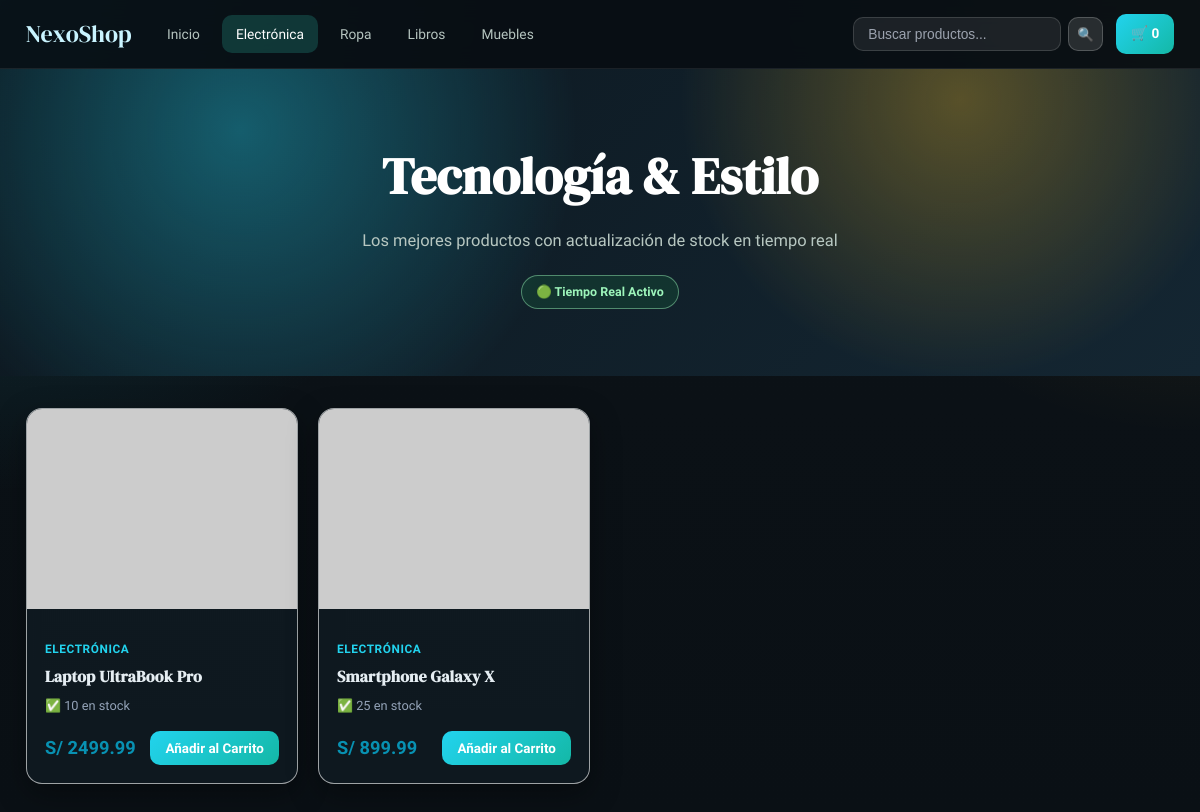
/store?category=Electrónica, run on an earlier commit of the app's database.
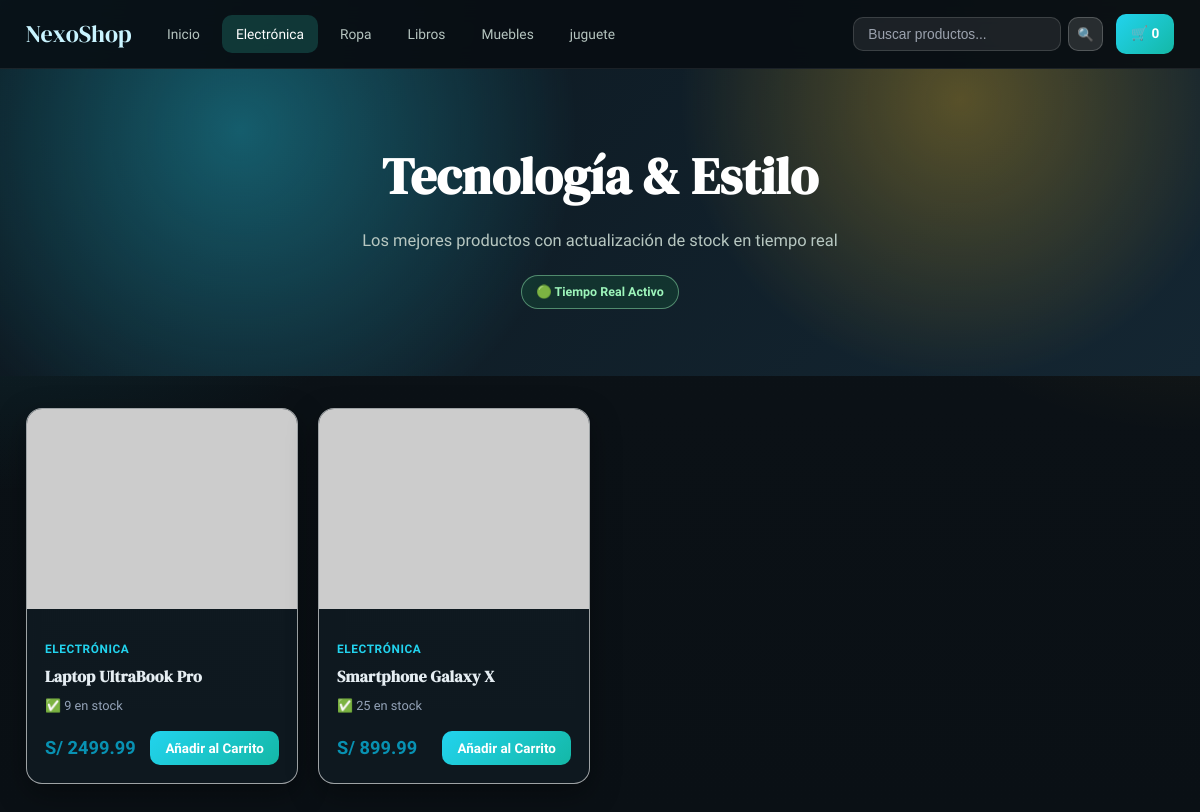
And on a later commit of the database.
### models.py (models this page shows, shortened)
class Product(db.Model):
    __tablename__ = 'products'
    id = db.Column(db.Integer, primary_key=True)
    sku = db.Column(db.String(50), unique=True, nullable=False)
    name = db.Column(db.String(200), nullable=False)
    category = db.Column(db.String(100), default='General')
    price = db.Column(db.Float, nullable=False, default=0.0)
    stock = db.Column(db.Integer, nullable=False, default=0)
    description = db.Column(db.Text, default='')
    image_url = db.Column(db.String(500), default='')
    created_at = db.Column(db.DateTime, default=datetime.utcnow)
    updated_at = db.Column(db.DateTime, default=datetime.utcnow, onupdate=datetime.utcnow)

### app.py (the view)
@app.route('/store')
def store_home():
    category = request.args.get('category', '')
    search = request.args.get('search', '')
    query = Product.query
    if category:
        query = query.filter_by(category=category)
    if search:
        query = query.filter(Product.name.ilike(f'%{search}%'))
    products = query.order_by(Product.id).all()
    categories = db.session.query(Product.category).distinct().all()
    categories = [c[0] for c in categories]
    return render_template('store/home.html',
                           products=products,
                           categories=categories,
                           current_category=category,
                           search_query=search)

### app.py (called while the page is built, shortened)
def current_admin_user():
    return session.get('admin_user', 'anonymous')

def current_admin_role():
    return session.get('admin_role', 'guest')

def ensure_csrf_token():
    token = session.get('csrf_token')
    if not token:
        token = secrets.token_hex(16)
        session['csrf_token'] = token
    return token

@app.context_processor
def inject_session_context():
    return {
        'csrf_token': ensure_csrf_token(),
        'admin_role': current_admin_role(),
        'admin_user': current_admin_user()
    }

@app.before_request
def enforce_admin_csrf():
    return None

@app.after_request
def set_security_headers(response):
    response.headers['X-Content-Type-Options'] = 'nosniff'
    response.headers['X-Frame-Options'] = 'SAMEORIGIN'
    response.headers['Referrer-Policy'] = 'strict-origin-when-cross-origin'
    response.headers['X-XSS-Protection'] = '1; mode=block'
    csp = "default-src 'self' https: data: 'unsafe-inline' 'unsafe-eval'"
    response.headers['Content-Security-Policy'] = csp
    return response

### templates/store/home.html (shortened to what this page needs)
<!DOCTYPE html>
<html lang="es">
<head>
    <link rel="stylesheet" href="{{ url_for('static', filename='css/style.css') }}">
</head>
<body class="store-page">
    <header class="store-header">
        <div class="header-inner">
            <a href="{{ url_for('store_home') }}" class="store-logo" id="store-logo">
                NexoShop
            </a>
            <nav class="store-nav">
                <a href="{{ url_for('store_home') }}" class="nav-link" id="nav-home">Inicio</a>
                {% for cat in categories %}
                    <a href="{{ url_for('store_home', category=cat) }}"
                       class="nav-link {% if current_category == cat %}active{% endif %}"
                       id="nav-cat-{{ cat|lower|replace(' ', '-') }}">
                        {{ cat }}
                    </a>
                {% endfor %}
            </nav>
            <div class="header-right">
                <form method="GET" action="{{ url_for('store_home') }}" class="search-form" id="search-form">
                    <input type="text" name="search" id="search-input"
                           placeholder="Buscar productos..." value="{{ search_query }}">
                    <button type="submit" id="btn-search">🔍</button>
                </form>
                <a href="{{ url_for('store_cart') }}" class="cart-btn" id="btn-cart">
                    🛒 <span id="cart-count">0</span>
                </a>
            </div>
        </div>
    </header>
    <section class="store-hero">
        <h1>Tecnología & Estilo</h1>
        <p>Los mejores productos con actualización de stock en tiempo real</p>
        <span class="rt-badge" id="realtime-status">🟢 Tiempo Real Activo</span>
    </section>
    <main class="store-main">
        <div class="products-grid" id="products-grid">
            {% for product in products %}
            <article class="product-card" id="product-card-{{ product.id }}"
                     data-product-id="{{ product.id }}"
                     data-sku="{{ product.sku }}"
                     data-stock="{{ product.stock }}">
                <a href="{{ url_for('store_product_detail', product_id=product.id) }}" class="product-link">
                    {% if product.image_url %}
                        <img src="{{ product.image_url }}" alt="{{ product.name }}"
                             class="product-image" loading="lazy">
                    {% else %}
                        <div class="product-image-placeholder">📦</div>
                    {% endif %}
                </a>
                <div class="product-info">
                    <span class="product-category">{{ product.category }}</span>
                    <h2 class="product-name">
                        <a href="{{ url_for('store_product_detail', product_id=product.id) }}">
                            {{ product.name }}
                        </a>
                    </h2>
                    <div class="product-stock-info">
                        <span class="stock-indicator" id="stock-indicator-{{ product.id }}">
                            {% if product.stock > 0 %}
                                ✅ {{ product.stock }} en stock
                            {% else %}
                                ❌ Sin stock
                            {% endif %}
                        </span>
                    </div>
                    <div class="product-footer">
                        <span class="product-price">S/ {{ "%.2f"|format(product.price) }}</span>
                        <button class="btn-add-to-cart
                                {% if product.stock == 0 %}btn-out-of-stock{% else %}btn-available{% endif %}"
                                id="btn-add-to-cart-{{ product.id }}"
                                data-product-id="{{ product.id }}"
                                onclick="addToCart(this.dataset.productId)">
                            {% if product.stock == 0 %}Sin Stock{% else %}Añadir al Carrito{% endif %}
                        </button>
                    </div>
                </div>
            </article>
            {% else %}
            <div class="empty-products" id="empty-products-message">
                <p>No se encontraron productos.</p>
            </div>
            {% endfor %}
        </div>
    </main>
</body>
</html>

### static/css/style.css (style rules this page uses)
:root { --primary: #22d3ee; --primary-dark: #0891b2; --primary-soft: #103844; --success: #22c55e; --danger: #ef4444; --warning: #f59e0b; --accent: #fbbf24; --text: #e5edf2; --text-muted: #94a3b8; --bg: #0c1217; --bg-deep: #0f1a21; --card-bg: rgba(17, 27, 35, 0.82); --border: #243544; --sidebar-bg: #0b1218; --sidebar-text: #b8c9d6; --shadow: 0 10px 30px rgba(0, 0, 0, 0.35); --shadow-lg: 0 18px 45px rgba(0, 0, 0, 0.5); --radius: 16px; --radius-sm: 10px; }
* { box-sizing: border-box; margin: 0; padding: 0; }
body { font-family: 'Plus Jakarta Sans', sans-serif; color: var(--text); line-height: 1.6; background: radial-gradient(circle at 0% 0%, rgba(34, 211, 238, 0.22), transparent 34%), radial-gradient(circle at 100% 0%, rgba(251, 191, 36, 0.16), transparent 30%), linear-gradient(180deg, #0c1217 0%, #0a1015 100%); }
h1, h2, h3 { font-family: 'DM Serif Display', serif; letter-spacing: 0.2px; }
.store-header { position: sticky; top: 0; z-index: 100; backdrop-filter: blur(12px); background: rgba(8, 15, 21, 0.9); border-bottom: 1px solid rgba(255,255,255,.08); }
.header-inner { display: flex; align-items: center; gap: 1.3rem; max-width: 1400px; margin: 0 auto; padding: .9rem 1.6rem; }
.store-logo { font-family: 'DM Serif Display', serif; font-size: 1.5rem; font-weight: 400; color: #c9f4ff; text-decoration: none; }
.store-nav { display: flex; gap: .45rem; flex: 1; }
.nav-link { padding: .48rem .9rem; color: #b5c4bf; text-decoration: none; border-radius: var(--radius-sm); font-size: .86rem; transition: all .2s; }
.nav-link:hover, .nav-link.active { background: rgba(45, 212, 191, .2); color: #fff; }
.header-right { display: flex; gap: .8rem; align-items: center; margin-left: auto; }
.search-form { display: flex; gap: .45rem; }
.search-form input { padding: .52rem .9rem; background: rgba(255,255,255,.08); border: 1px solid rgba(255,255,255,.14); border-radius: var(--radius-sm); color: #fff; font-size: .86rem; }
.search-form input::placeholder { color: #9ca3af; }
.search-form button { padding: .52rem; background: rgba(255,255,255,.12); border: 1px solid rgba(255,255,255,.2); border-radius: var(--radius-sm); cursor: pointer; }
.cart-btn { padding: .55rem .95rem; background: linear-gradient(135deg, var(--primary), #14b8a6); color: #fff; text-decoration: none; border-radius: var(--radius-sm); font-weight: 700; font-size: .85rem; }
.store-hero { color: #fff; text-align: center; padding: 4.2rem 2rem; background: radial-gradient(circle at 20% 20%, rgba(34, 211, 238, 0.36), transparent 34%), radial-gradient(circle at 80% 10%, rgba(251, 191, 36, 0.3), transparent 28%), linear-gradient(135deg, #0c171f 0%, #142632 100%); }
.store-hero h1 { font-size: clamp(2rem, 6vw, 3.2rem); margin-bottom: .6rem; }
.store-hero p { color: #b7c7c1; font-size: 1.03rem; margin-bottom: 1.3rem; }
.rt-badge { display: inline-block; background: rgba(34,197,94,.12); color: #9df5bb; border: 1px solid rgba(157,245,187,.45); padding: .38rem .9rem; border-radius: 999px; font-size: .78rem; font-weight: 700; }
.store-main { max-width: 1400px; margin: 2rem auto; padding: 0 1.6rem; }
.products-grid { display: grid; grid-template-columns: repeat(auto-fill, minmax(250px, 1fr)); gap: 1.2rem; }
.product-card { background: var(--card-bg); border-radius: var(--radius); overflow: hidden; box-shadow: var(--shadow); transition: transform .24s, box-shadow .24s; border: 1px solid rgba(255,255,255,.6); backdrop-filter: blur(6px); }
.product-link { text-decoration: none; }
.product-image { width: 100%; height: 200px; object-fit: cover; }
.product-info { padding: 1.15rem; }
.product-category { font-size: .74rem; font-weight: 800; text-transform: uppercase; color: var(--primary); letter-spacing: .05em; }
.product-name { margin: .25rem 0 .45rem; font-size: 1rem; font-weight: 700; line-height: 1.42; }
.product-name a { color: var(--text); text-decoration: none; }
.product-stock-info { margin: .5rem 0; font-size: .8rem; color: var(--text-muted); }
.stock-indicator { font-size: .8rem; }
.product-footer { display: flex; align-items: center; justify-content: space-between; margin-top: .95rem; }
.product-price { font-size: 1.14rem; font-weight: 800; color: var(--primary-dark); }
.btn-add-to-cart, .btn-add-to-cart-detail { padding: .58rem .95rem; border-radius: var(--radius-sm); font-family: inherit; font-size: .84rem; font-weight: 700; cursor: pointer; border: none; transition: all .2s; }
.btn-available { background: linear-gradient(135deg, var(--primary), #14b8a6); color: #fff; }

What changed in the data, as far as the page shows it:
added Product: cat "juguete"
changed Product "Laptop UltraBook Pro": stock "10" → "9"
